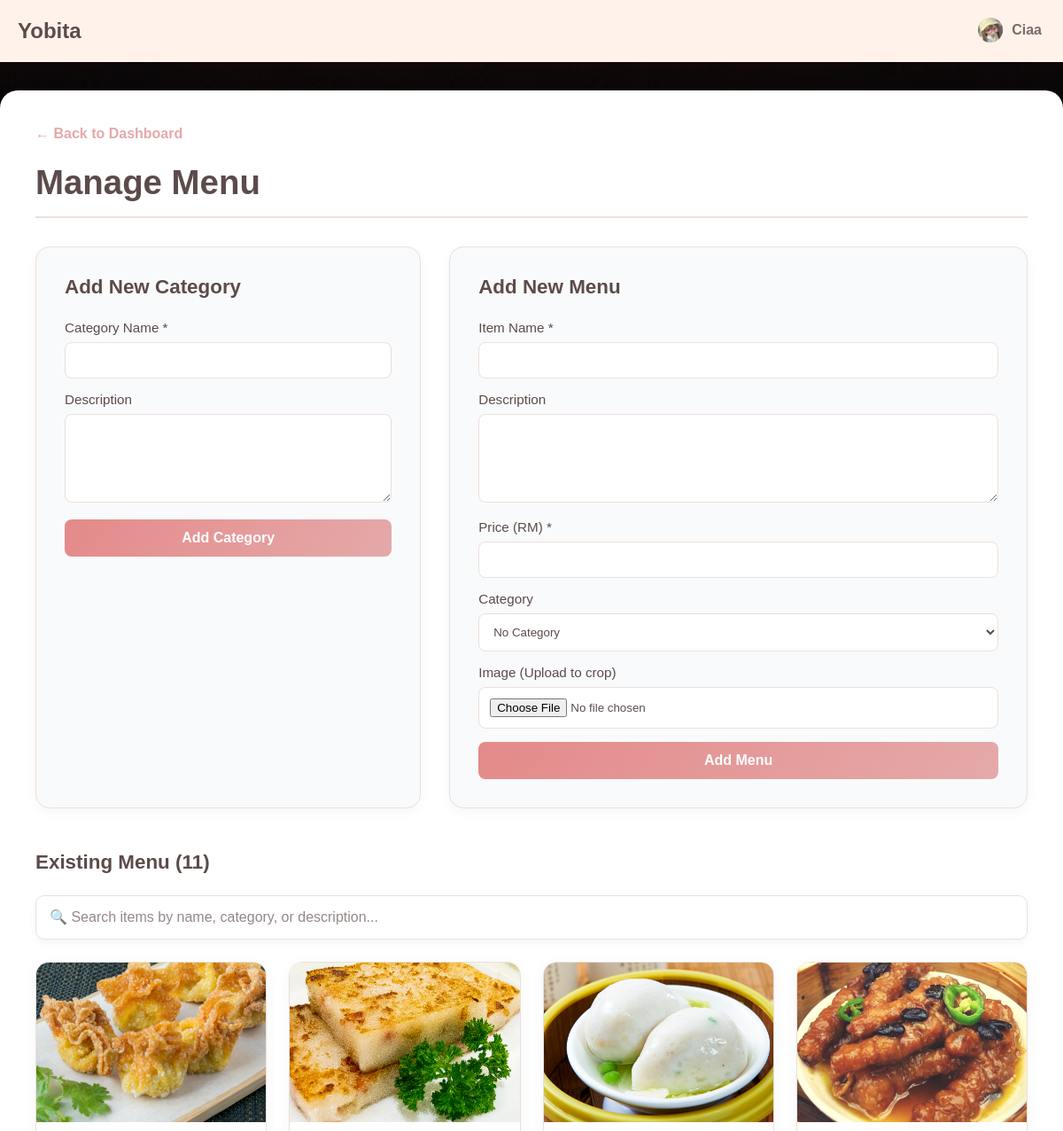
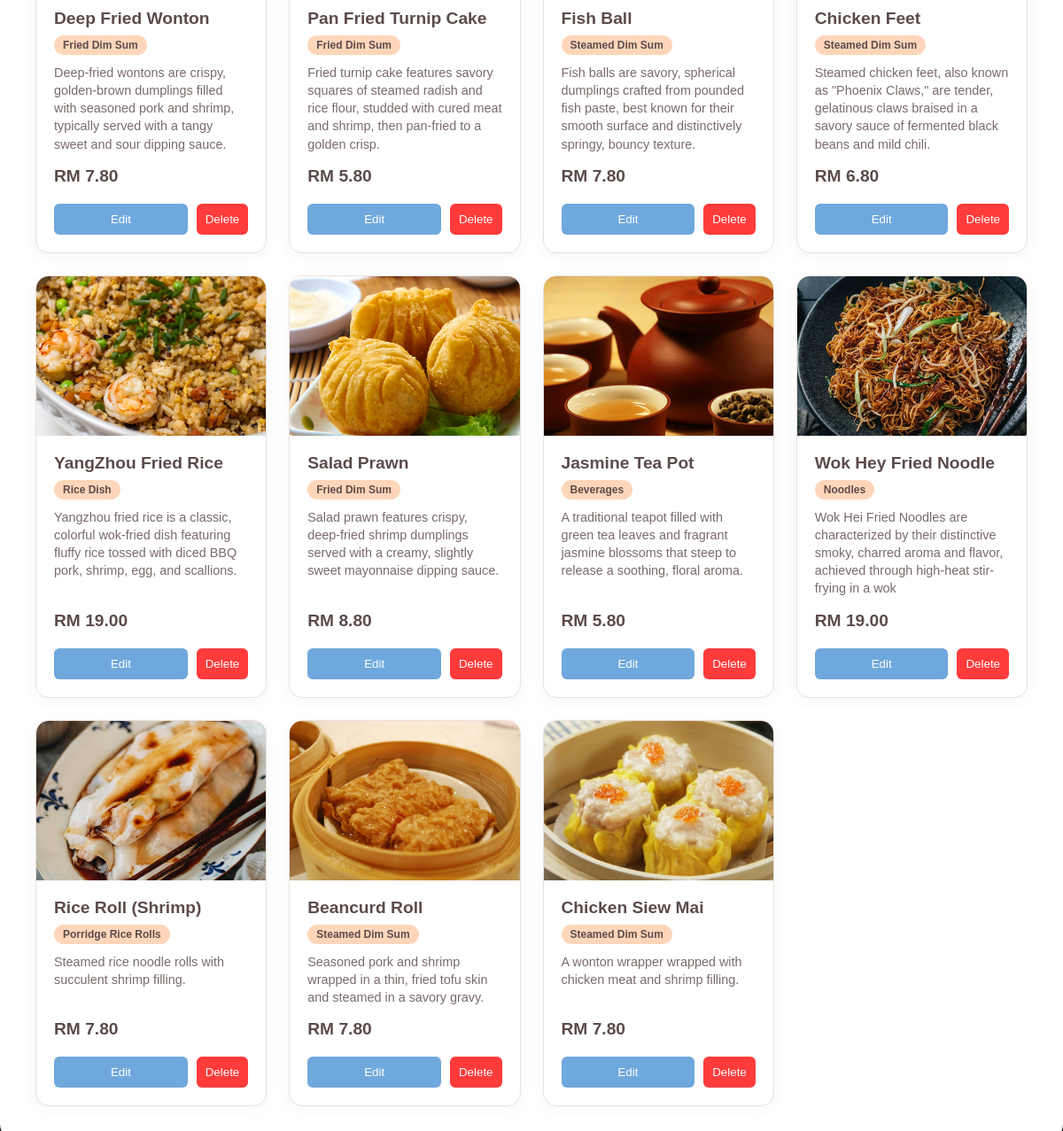
/app/admin/addMenu.php (signed in), run on the app's committed database (2 pictures, top to bottom).
### tables this page shows
CREATE TABLE `menu_items` (
  `id` int(10) UNSIGNED NOT NULL,
  `category_id` int(10) UNSIGNED DEFAULT NULL,
  `name` varchar(100) NOT NULL,
  `description` text DEFAULT NULL,
  `price` decimal(8,2) NOT NULL,
  `image_url` varchar(255) DEFAULT NULL
);

CREATE TABLE `menu_categories` (
  `id` int(10) UNSIGNED NOT NULL,
  `name` varchar(100) NOT NULL,
  `description` varchar(255) DEFAULT NULL
);

### app/admin/addMenu.php (the view, shortened to what this page needs)
<?php
require_once '../connection.php';
include '../_header.php';
try {
    $menu_items = $pdo->query("SELECT mi.*, mc.name as category_name FROM menu_items mi LEFT JOIN menu_categories mc ON mi.category_id = mc.id ORDER BY mi.id DESC")->fetchAll();
} catch (PDOException $e) {
    $categories = []; $menu_items = [];
}
?>
<link href="https://cdnjs.cloudflare.com/ajax/libs/cropperjs/1.5.13/cropper.min.css" rel="stylesheet">
<link rel="stylesheet" href="/css/addMenu.css">
<main class="main-wrapper">
    <div class="admin-menu-container admin-container">
        <a href="dashboard.php" class="back-link fade-in-down">← Back to Dashboard</a>
        <div class="page-header fade-in-down delay-1">
            <h1>Manage Menu</h1>
        </div>
        <div class="two-column-layout fade-in-up">
            <div class="form-section delay-1">
                <h2 class="section-title">Add New Category</h2>
                <form method="post">
                    <div class="form-group">
                        <label>Category Name *</label>
                        <input type="text" name="category_name" required>
                    </div>
                    <div class="form-group">
                        <label>Description</label>
                        <textarea name="category_description"></textarea>
                    </div>
                    <button type="submit" name="add_category" class="submit-btn">Add Category</button>
                </form>
            </div>
            <div class="form-section delay-2" id="itemFormSection">
                <h2 class="section-title" id="formTitle">Add New Menu</h2>
                <form method="post" enctype="multipart/form-data" id="menuItemForm">
                    <div class="form-group">
                        <label>Item Name *</label>
                        <input type="text" id="item_name" name="item_name" required>
                    </div>
                    <div class="form-group">
                        <label>Description</label>
                        <textarea id="item_description" name="item_description"></textarea>
                    </div>
                    <div class="form-group">
                        <label>Price (RM) *</label>
                        <input type="number" id="item_price" name="item_price" step="0.01" min="0" required>
                    </div>
                    <div class="form-group">
                        <label>Category</label>
                        <select id="item_category" name="item_category">
                            <option value="">No Category</option>
                        </select>
                    </div>
                    <div class="form-group">
                        <label>Image (Upload to crop)</label>
                        <input type="file" id="image_input" accept="image/*">
                    </div>
                    <div class="form-actions">
                        <button type="submit" name="save_menu_item" class="submit-btn" id="submitBtn">Add Menu</button>
                    </div>
                </form>
            </div>
        </div>
        <div class="menu-items-section fade-in-up delay-3">
            <h2 class="section-title">Existing Menu (<?php echo count($menu_items); ?>)</h2>
            <div class="search-container">
                <input type="text" id="menuSearchInput" placeholder="🔍 Search items by name, category, or description...">
            </div>
            <div class="items-grid">
                <?php foreach ($menu_items as $item): ?>
                    <div class="menu-item-card fade-in-up">
                        <div class="card-image">
                            <img src="<?php echo $item['image_url'] ? '../'.htmlspecialchars($item['image_url']) : 'https://via.placeholder.com/250x150?text=No+Image'; ?>" alt="Item">
                        </div>
                        <div class="card-content">
                            <h3><?php echo htmlspecialchars($item['name']); ?></h3>
                            <?php if ($item['category_name']): ?>
                                <span class="category-badge"><?php echo htmlspecialchars($item['category_name']); ?></span>
                            <?php endif; ?>
                            <p class="desc"><?php echo htmlspecialchars($item['description']); ?></p>
                            <div class="price">RM <?php echo number_format($item['price'], 2); ?></div>
                            <div class="card-actions">
                                <button type="button" class="edit-btn"
                                    data-id="<?php echo $item['id']; ?>"
                                    data-name="<?php echo htmlspecialchars($item['name']); ?>"
                                    data-desc="<?php echo htmlspecialchars($item['description']); ?>"
                                    data-price="<?php echo $item['price']; ?>"
                                    data-cat="<?php echo $item['category_id']; ?>"
                                    data-img="<?php echo $item['image_url']; ?>">
                                    Edit
                                </button>
                                <form method="post" onsubmit="return confirm('Are you sure you want to delete this item?');">
                                    <button type="submit" name="delete_item" class="delete-btn">Delete</button>
                                </form>
                            </div>
                        </div>
                    </div>
                <?php endforeach; ?>
            </div>
        </div>
    </div>
</main>

### app/css/index.css (style rules this page uses)
:root { --primary: #FFDCDC; --second: #FFF2EB; --third: #ffffff; --fourth: #FFD6BA; --text-dark: #5C4B4B; --text-light: #7a6a6a; --border-color: #EAE0DA; --accent-dark: #E5A9A9; --notification: #FF3B3B; }
* { box-sizing: border-box; margin: 0; padding: 0; }
body { font-family: -apple-system, BlinkMacSystemFont, "Segoe UI", Roboto, Helvetica, Arial, sans-serif; background-color: var(--second); color: var(--text-dark); background: linear-gradient(rgba(0, 0, 0, 0.5), rgba(0, 0, 0, 0.5)), url(../image/Background.jpg) !important; background-size: cover !important; background-position: center !important; background-repeat: no-repeat !important; background-attachment: fixed !important; }
.main-wrapper { padding-top: 70px; padding-bottom: 100px; }

### data on the page
menu_items: image_url (picture), name "Deep Fried Wonton", category.name "Fried Dim Sum", description "Deep-fried wontons are crispy, golden-brown dumplings filled with seasoned pork and shrimp, typically served with a tangy sweet and sour dipping sauce.", price "7.80"
menu_items: image_url (picture), name "Pan Fried Turnip Cake", category.name "Fried Dim Sum", description "Fried turnip cake features savory squares of steamed radish and rice flour, studded with cured meat and shrimp, then pan-fried to a golden crisp.", price "5.80"
menu_items: image_url (picture), name "Fish Ball", category.name "Steamed Dim Sum", description "Fish balls are savory, spherical dumplings crafted from pounded fish paste, best known for their smooth surface and distinctively springy, bouncy texture.", price "7.80"
menu_items: image_url (picture), name "Chicken Feet", category.name "Steamed Dim Sum", description "Steamed chicken feet, also known as \"Phoenix Claws,\" are tender, gelatinous claws braised in a savory sauce of fermented black beans and mild chili.", price "6.80"
menu_items: image_url (picture), name "YangZhou Fried Rice", category.name "Rice Dish", description "Yangzhou fried rice is a classic, colorful wok-fried dish featuring fluffy rice tossed with diced BBQ pork, shrimp, egg, and scallions.", price "19.00"
menu_items: image_url (picture), name "Salad Prawn", category.name "Fried Dim Sum", description "Salad prawn features crispy, deep-fried shrimp dumplings served with a creamy, slightly sweet mayonnaise dipping sauce.", price "8.80"
menu_items: image_url (picture), name "Jasmine Tea Pot", category.name "Beverages", description "A traditional teapot filled with green tea leaves and fragrant jasmine blossoms that steep to release a soothing, floral aroma.", price "5.80"
menu_items: image_url (picture), name "Wok Hey Fried Noodle", category.name "Noodles", description "Wok Hei Fried Noodles are characterized by their distinctive smoky, charred aroma and flavor, achieved through high-heat stir-frying in a wok", price "19.00"
menu_items: image_url (picture), name "Rice Roll (Shrimp)", category.name "Porridge Rice Rolls", description "Steamed rice noodle rolls with succulent shrimp filling.", price "7.80"
menu_items: image_url (picture), name "Beancurd Roll", category.name "Steamed Dim Sum", description "Seasoned pork and shrimp wrapped in a thin, fried tofu skin and steamed in a savory gravy.", price "7.80"
menu_items: image_url (picture), name "Chicken Siew Mai", category.name "Steamed Dim Sum", description "A wonton wrapper wrapped with chicken meat and shrimp filling.", price "7.80"

### other printed values
$_SESSION['username'] "Ciaa"
count($menu_items) "11"
